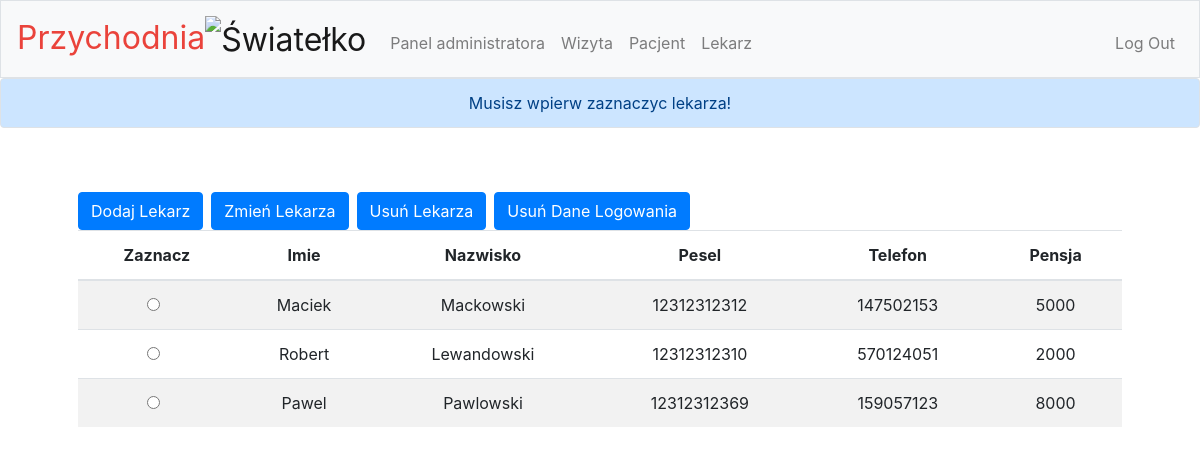
The page /lekarz_update (signed in) on the database its author committed.
### tables this page shows
CREATE TABLE Lekarz(id integer PRIMARY KEY, Name TEXT, Surname TEXT, Pesel TEXT, Telefon TEXT, Salary integer,  Users_id INTEGER NOT NULL, FOREIGN KEY (Users_id) REFERENCES Users (id));

### app.py (the view, shortened to what this page needs)
@app.route('/lekarz_update', methods=['GET', 'POST'])
@login_required
def lekarz_update():
    if session["access"] == 3:
        if request.method == "GET":
            session.pop('_flashes', None)
            global id
            id = request.args.get("id")
            if not id:
                con = sqlite3.connect("db.db")
                cur = con.cursor()
                columns = ["Imie", "Nazwisko", "Pesel", "Telefon", "Pensja"]
                cur.execute(
                    "select id, Name, Surname, Pesel, Telefon, Salary from Lekarz")
                rows = cur.fetchall()
                flash("Musisz wpierw zaznaczyc lekarza!")
                return render_template("lekarz.html", columns=columns, rows=rows)

### app.py (called while the page is built)
def login_required(f):
    @wraps(f)
    def decorated_function(*args, **kwargs):
        if session.get("user_id") is None:
            return redirect("/login")
        return f(*args, **kwargs)
    return decorated_function

### templates/lekarz.html (shortened to what this page needs)
{% extends "layout.html" %}
{% block main %}
    <div class="btn-toolbar" role="toolbar">
        <div class="btn-group mr-2" role="group">
        <form method="get" action="/lekarz_create">
            <button class="btn btn-primary" type="submit">Dodaj Lekarz</button>
        </form>
        </div>
        <div class="btn-group mr-2" role="group">
        <form method="get" action="/lekarz_update">
               <button name="id" value="" onclick="getValue()" id="update" class="btn btn-primary" type="submit">Zmień Lekarza</button>
        </form>
        </div>
         <div class="btn-group mr-2" role="group">
            <form method="get" action="/lekarz_delete">
               <button name="id" value="" onclick="getValue()" id="delete" class="btn btn-primary" type="submit">Usuń Lekarza</button>
        </form>
         </div>
        <div class="btn-group mr-2" role="group">
            <form method="get" action="/lekarz_deleteuser">
               <button name="id" value="" onclick="getValue()" id="deleteuser" class="btn btn-primary" type="submit">Usuń Dane Logowania</button>
        </form>
        </div>
    </div>
    <table class="table table-striped">
        <thead class>
        <tr>
            <th scope="col">Zaznacz</th>
            {% for column in columns %}
                <th scope="col">{{ column }}</th>
            {% endfor %}
        </tr>
        </thead>
        <tbody>
        {% for row in rows %}
            <tr>
                <td>
                    <div class="form-check">
                        <input type="radio" class="form-check-input zaznacz" name="check" id="{{ row[0] }}" value="{{ row[0] }}">
                    </div>
                </td>
                {% for value in row[1:] %}
                    <td>{{ value }}</td>
                {% endfor %}
            </tr>
        {% endfor %}
        </tbody>
    </table>
{%  endblock %}

### static/styles.css (style rules this page uses)
.zaznacz { vertical-align: middle; }

### rows shown on the page
Lekarz: Name "Maciek", Surname "Mackowski", Pesel "12312312312", Telefon "147502153", Salary "5000"
Lekarz: Name "Robert", Surname "Lewandowski", Pesel "12312312310", Telefon "570124051", Salary "2000"
Lekarz: Name "Pawel", Surname "Pawlowski", Pesel "12312312369", Telefon "159057123", Salary "8000"

### other values the page prints
{{ get_flashed_messages() | join(" ") }} "Musisz wpierw zaznaczyc lekarza!"
{{ column }} "Imie" "Nazwisko" "Pesel" "Telefon" "Pensja"
